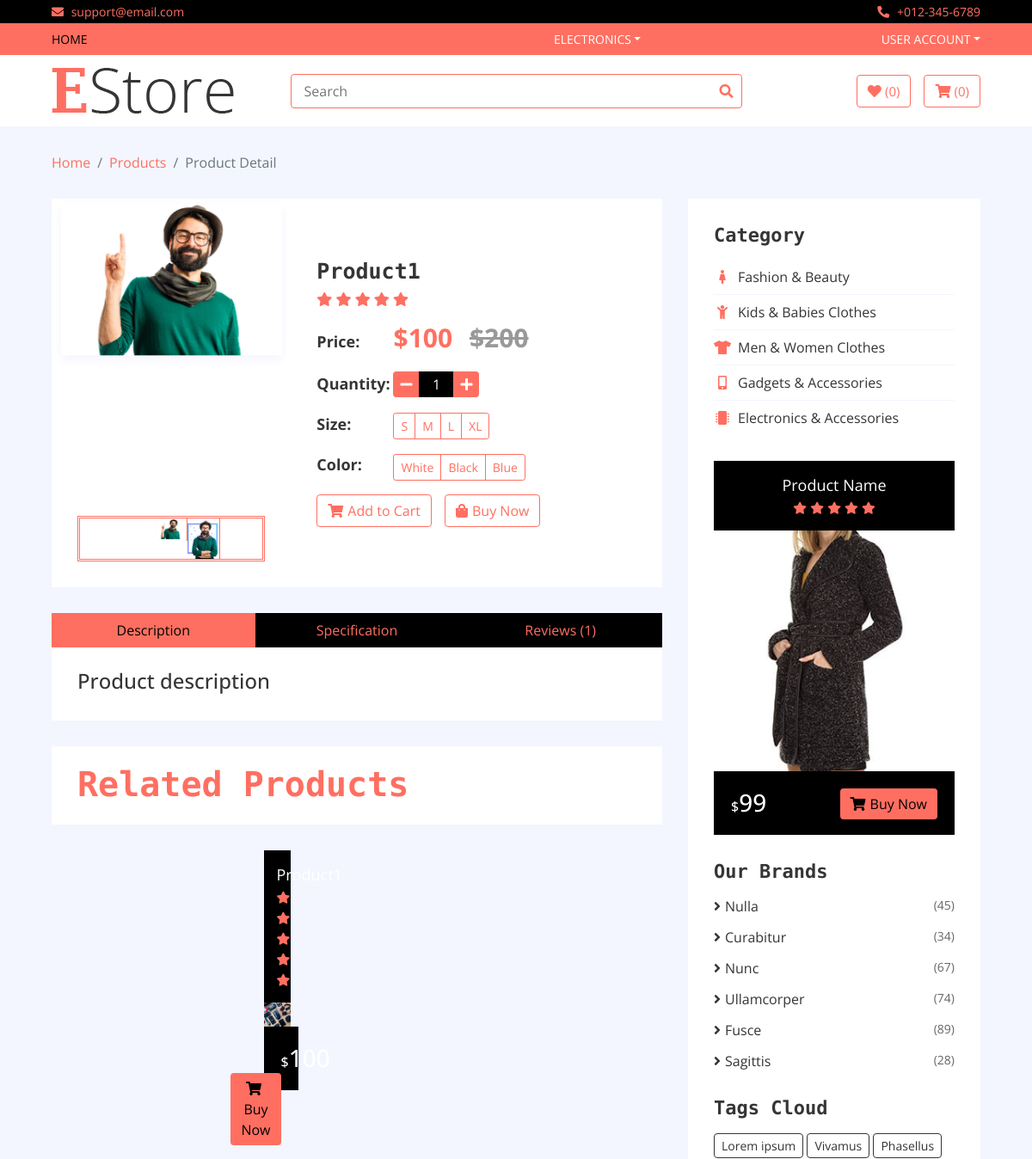
/details/samsung (upper part), run on an earlier commit of the app's database.
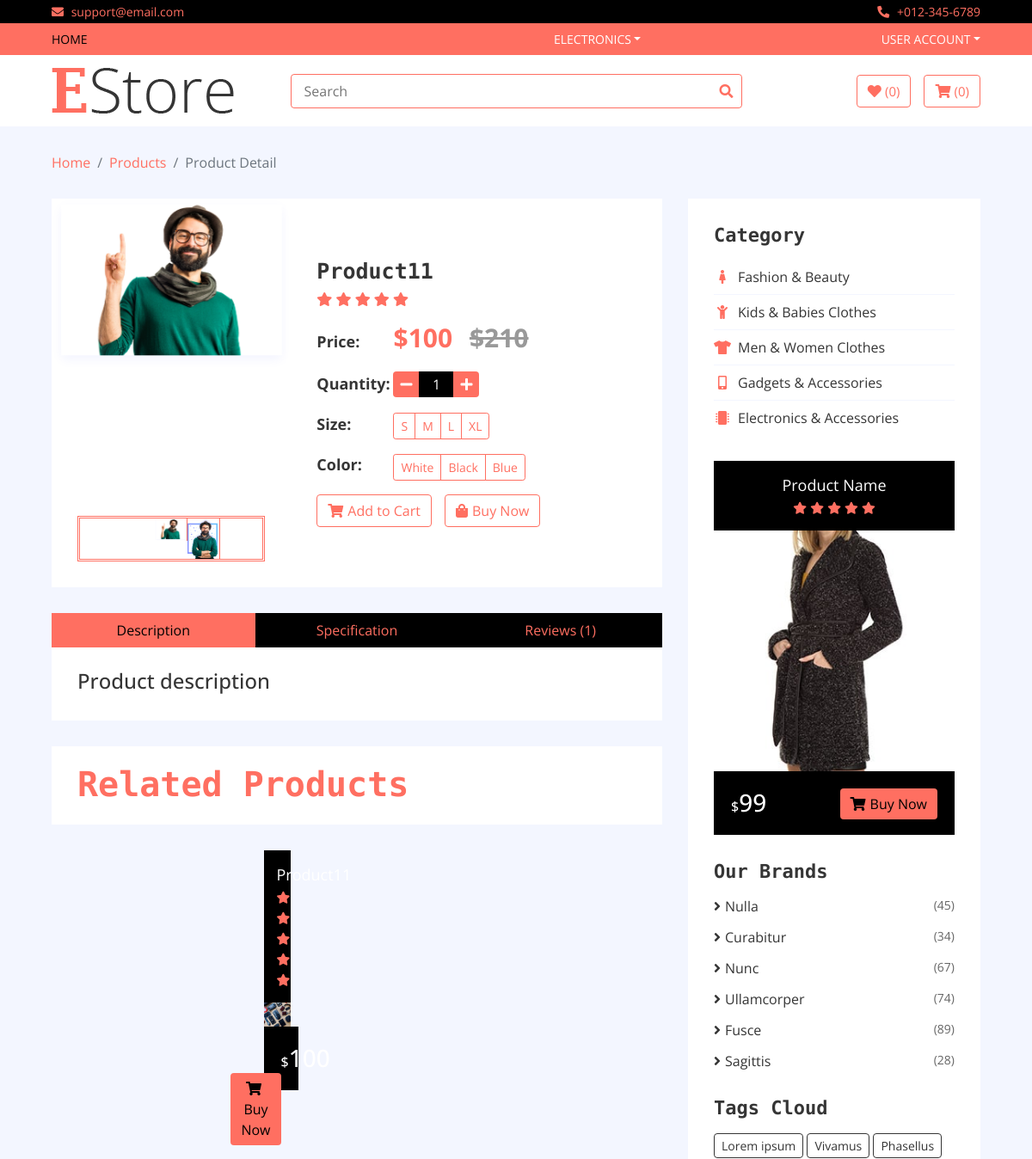
And on a later commit of the database.
### home/models.py (models this page shows, shortened)
class Product(models.Model):
    name = models.CharField(max_length=200)
    price = models.IntegerField()
    discounted_price = models.IntegerField(default = 0)
    image = models.ImageField(upload_to='media')
    category = models.ForeignKey(Category,on_delete=models.CASCADE)
    subcategory = models.ForeignKey(SubCategory, on_delete=models.CASCADE)
    brand = models.ForeignKey(Brand,on_delete=models.CASCADE)
    description = models.TextField(blank=True)
    specification = RichTextField()
    slug = models.TextField(unique=True)
    stock = models.CharField(max_length=100,choices=STOCK)
    label = models.CharField(max_length=100,choices=LABELS,blank = True)

### home/views.py (the view)
# urls.py: path("details/<slug>", ProductDetailView.as_view(),name = "details"),
class ProductDetailView(BaseView):
    def get(self,request,slug):
        self.views['product_detail'] = Product.objects.filter(slug = slug)
        subcat_id = Product.objects.get(slug = slug).subcategory_id
        product_id = Product.objects.get(slug = slug).id
        self.views['product_image'] = ProductImage.objects.filter(product_id=product_id)
        self.views['subcat_product'] = Product.objects.filter(subcategory_id=subcat_id)
        self.views['products_reviews'] = ProductReview.objects.filter(slug=slug)
        return render(request, 'product-detail.html', self.views)

### templates/product-detail.html (shortened to what the changed rows need)
{% extends 'base.html' %}
{% load static %}
{% block content %}
        <div class="product-detail">
            <div class="container-fluid">
                <div class="row">
                    {% for detail in product_detail %}
                    <div class="col-lg-8">
                        <div class="product-detail-top">
                            <div class="row align-items-center">
                                <div class="col-md-5">
                                    <div class="product-slider-single normal-slider">
                                        {% for images in product_image %}
                                        <img src="{{images.image.url}}" alt="Product Image">
                                        {% endfor %}
                                    </div>
                                    <div class="product-slider-single-nav normal-slider">
                                        {% for images in product_image %}
                                        <div class="slider-nav-img"><img src="{{images.image.url}}" alt="Product Image"></div>
                                        {% endfor %}
                                    </div>
                                </div>
                                <div class="col-md-7">
                                    <div class="product-content">
                                        <div class="title"><h2>{{detail.name}}</h2></div>
                                        <div class="ratting">
                                            <i class="fa fa-star"></i>
                                            <i class="fa fa-star"></i>
                                            <i class="fa fa-star"></i>
                                            <i class="fa fa-star"></i>
                                            <i class="fa fa-star"></i>
                                        </div>
                                        <div class="price">
                                            <h4>Price:</h4>
                                            {% if detail.discounted_price > 0 %}
                                            <p>${{detail.discounted_price}} <span>${{detail.price}}</span></p>
                                            {% else %}
                                            <p>${{detail.price}}</p>
                                            {% endif%}
                                        </div>
                                        <div class="quantity">
                                            <h4>Quantity:</h4>
                                            <div class="qty">
                                                <button class="btn-minus"><i class="fa fa-minus"></i></button>
                                                <input type="text" value="1">
                                                <button class="btn-plus"><i class="fa fa-plus"></i></button>
                                            </div>
                                        </div>
                                        <div class="p-size">
                                            <h4>Size:</h4>
                                            <div class="btn-group btn-group-sm">
                                                <button type="button" class="btn">S</button>
                                                <button type="button" class="btn">M</button>
                                                <button type="button" class="btn">L</button>
                                                <button type="button" class="btn">XL</button>
                                            </div>
                                        </div>
                                        <div class="p-color">
                                            <h4>Color:</h4>
                                            <div class="btn-group btn-group-sm">
                                                <button type="button" class="btn">White</button>
                                                <button type="button" class="btn">Black</button>
                                                <button type="button" class="btn">Blue</button>
                                            </div>
                                        </div>
                                        <div class="action">
                                            <a class="btn" href="/cart/{{detail.slug}}"><i class="fa fa-shopping-cart"></i>Add to Cart</a>
                                            <a class="btn" href="#"><i class="fa fa-shopping-bag"></i>Buy Now</a>
                                        </div>
                                    </div>
                                </div>
                            </div>
                        </div>
                        <div class="row product-detail-bottom">
                            <div class="col-lg-12">
                                <ul class="nav nav-pills nav-justified">
                                    <li class="nav-item">
                                        <a class="nav-link active" data-toggle="pill" href="#description">Description</a>
                                    </li>
                                    <li class="nav-item">
                                        <a class="nav-link" data-toggle="pill" href="#specification">Specification</a>
                                    </li>
                                    <li class="nav-item">
                                        <a class="nav-link" data-toggle="pill" href="#reviews">Reviews (1)</a>
                                    </li>
                                </ul>
                                <div class="tab-content">
                                    <div id="description" class="container tab-pane active">
                                        <h4>Product description</h4>
                                    </div>
                                </div>
                            </div>
                        </div>
                        <div class="product">
                            <div class="section-header">
                                <h1>Related Products</h1>
                            </div>
                            <div class="row align-items-center product-slider product-slider-3">
                                {% for product in subcat_product %}
                                 <div class="col-lg-3">
                        <div class="product-item">
                            <div class="product-title">
                                <a href="/details/{{product.slug}}">{{product.name}}</a>
                                <div class="ratting">
                                    <i class="fa fa-star"></i>
                                    <i class="fa fa-star"></i>
                                    <i class="fa fa-star"></i>
                                    <i class="fa fa-star"></i>
                                    <i class="fa fa-star"></i>
                                </div>
                            </div>
                            <div class="product-image">
                                <a href="/details/{{product.slug}}">
                                    <img src="{{product.image.url}}" alt="Product Image">
                                </a>
                            </div>
                            <div class="product-price">
                                {% if product.discounted_price > 0 %}
                                <h3><span>$</span>{{product.discounted_price}}</h3>
                                {% else %}
                                <h3><span>$</span>{{product.price}}</h3>
                                {% endif %}
                                <a class="btn" href=""><i class="fa fa-shopping-cart"></i>Buy Now</a>
                            </div>
                        </div>
                    </div>
                                {% endfor %}
                            </div>
                        </div>
                    </div>
                    {% endfor %}
                    <div class="col-lg-4 sidebar">
                        <div class="sidebar-widget category">
                            <h2 class="title">Category</h2>
                        </div>
                        <div class="sidebar-widget brands">
                            <h2 class="title">Our Brands</h2>
                        </div>
                        <div class="sidebar-widget tag">
                            <h2 class="title">Tags Cloud</h2>
                        </div>
                    </div>
                </div>
            </div>
        </div>
{% endblock %}

What changed in the data, as far as the page shows it:
changed Product: name "Product1" → "Product11"; price "200" → "210"
